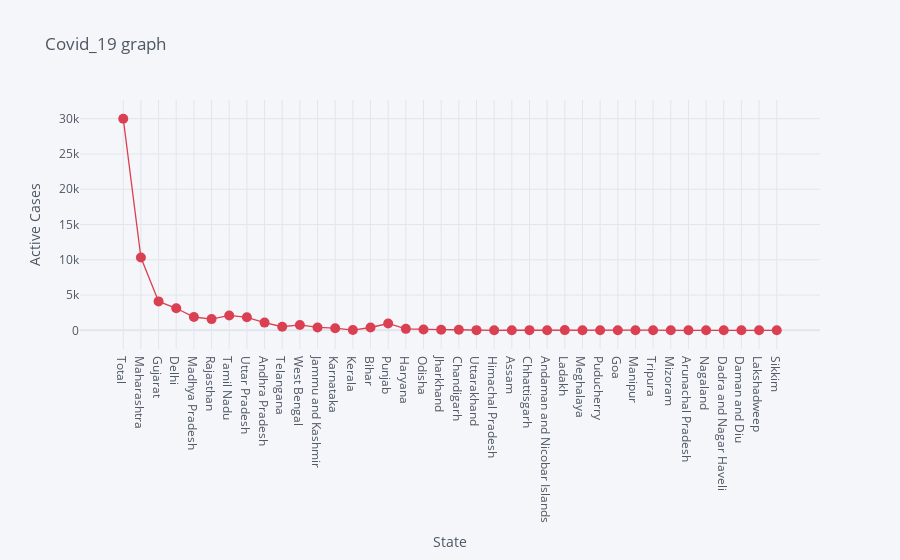

The notebook cell this image was saved under:
### Markdown cell above
# Active Cases per State

### Code cell
df.iplot(kind= 'scatter', x= 'State', y='Active', mode= 'markers+lines', title= 'Covid_19 graph', xTitle= 'State', yTitle= 'Active Cases', color= 'red', size= 10)

### Figure 1 — Plotly figure (JSON) as saved in the notebook; plotly's stock layout.template omitted (floating-point values rounded to 4 significant figures)
{"data": [{"line": {"color": "rgba(219, 64, 82, 1.0)", "dash": "solid", "shape": "linear", "width": 1.3}, "marker": {"size": 10, "symbol": "circle"}, "mode": "markers+lines", "name": "Active", "text": "", "type": "scatter", "x": ["Total", "Maharashtra", "Gujarat", "Delhi", "Madhya Pradesh", "Rajasthan", "Tamil Nadu", "Uttar Pradesh", "Andhra Pradesh", "Telangana", "West Bengal", "Jammu and Kashmir", "Karnataka", "Kerala", "Bihar", "Punjab", "Haryana", "Odisha", "Jharkhand", "Chandigarh", "Uttarakhand", "Himachal Pradesh", "Assam", "Chhattisgarh", "Andaman and Nicobar Islands", "Ladakh", "Meghalaya", "Puducherry", "Goa", "Manipur", "Tripura", "Mizoram", "Arunachal Pradesh", "Nagaland", "Dadra and Nagar Haveli", "Daman and Diu", "Lakshadweep", "Sikkim"], "y": [30002, 10311, 4096, 3123, 1883, 1585, 2110, 1848, 1093, 508, 762, 406, 302, 34, 398, 964, 207, 108, 85, 80, 20, 1, 9, 21, 1, 25, 1, 6, 0, 0, 14, 1, 0, 0, 0, 0, 0, 0]}], "layout": {"legend": {"bgcolor": "#F5F6F9", "font": {"color": "#4D5663"}}, "paper_bgcolor": "#F5F6F9", "plot_bgcolor": "#F5F6F9", "title": {"font": {"color": "#4D5663"}, "text": "Covid_19 graph"}, "xaxis": {"gridcolor": "#E1E5ED", "showgrid": true, "tickfont": {"color": "#4D5663"}, "title": {"font": {"color": "#4D5663"}, "text": "State"}, "zerolinecolor": "#E1E5ED"}, "yaxis": {"gridcolor": "#E1E5ED", "showgrid": true, "tickfont": {"color": "#4D5663"}, "title": {"font": {"color": "#4D5663"}, "text": "Active Cases"}, "zerolinecolor": "#E1E5ED"}}}
